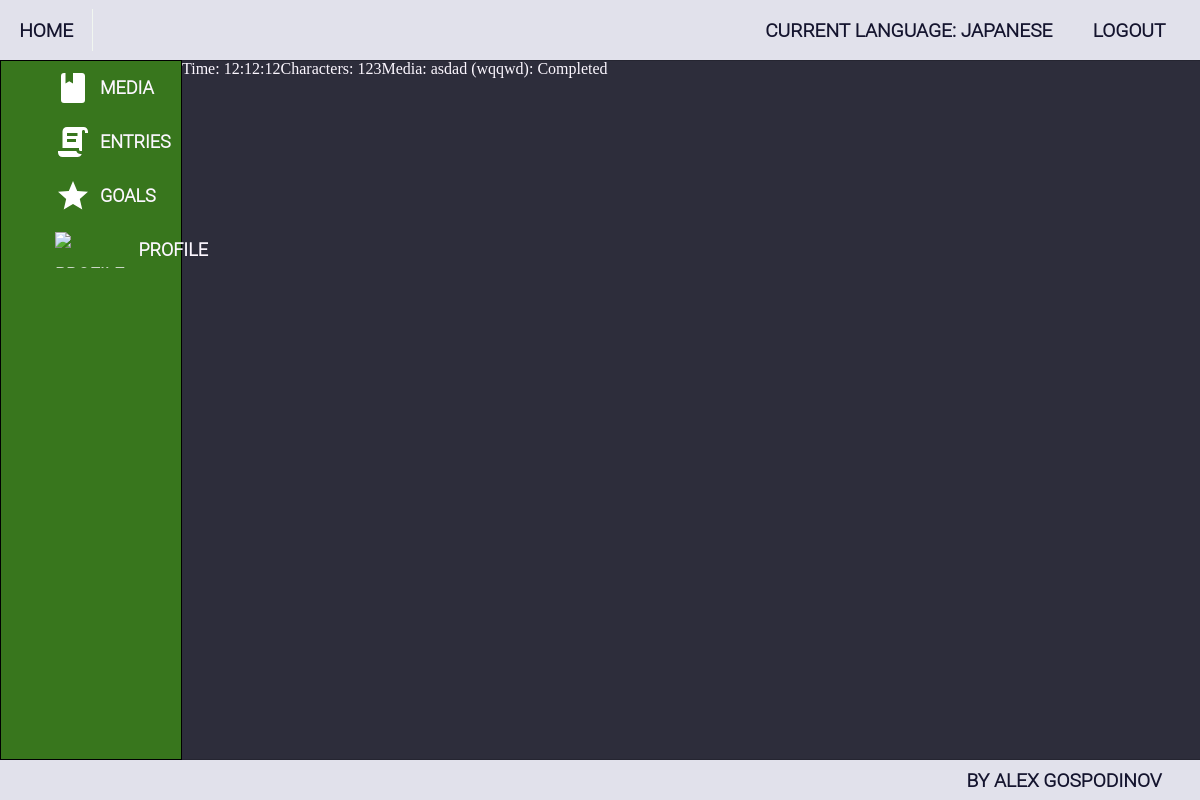
/entries/reading/6/details/ (signed in), run on the app's committed database.
### ImmersionTracker/accounts/models.py (models this page shows, shortened)
class ImmersionTrackerUser(auth_models.AbstractBaseUser, auth_models.PermissionsMixin):
    MAX_EMAIL_LENGTH = 150
    MAX_FIRST_NAME_LENGTH = 150
    MAX_LAST_NAME_LENGTH = 150
    email = models.EmailField(
        _("email address"),
        max_length=MAX_EMAIL_LENGTH,
        unique=True,
        error_messages={
            "unique": _("A user with that email already exists."),
        },
    )
    first_name = models.CharField(_("first name"), max_length=MAX_FIRST_NAME_LENGTH, blank=True)
    last_name = models.CharField(_("last name"), max_length=MAX_LAST_NAME_LENGTH, blank=True)
    is_staff = models.BooleanField(
        _("staff status"),
        default=False,
        help_text=_("Designates whether the user can log into this admin site."),
    )
    is_active = models.BooleanField(
        _("active"),
        default=True,
        help_text=_(
            "Designates whether this user should be treated as active. "
            "Unselect this instead of deleting accounts."
        ),
    )
    date_joined = models.DateTimeField(_("date joined"), default=timezone.now)
    object = ImmersionTrackerUserManager()
    USERNAME_FIELD = 'email'

class Profile(models.Model):
    NICKNAME_MAX_LENGTH = 20
    nickname = models.CharField(
        max_length=NICKNAME_MAX_LENGTH,
        blank=True,
        null=True,
    )
    current_language = models.ForeignKey('languages.Language', on_delete=models.SET_NULL, blank=True, null=True)
    user = models.OneToOneField(
        ImmersionTrackerUser,
        on_delete=models.CASCADE,
        related_name='profile',
        primary_key=True,
    )

### ImmersionTracker/languages/models.py (models this page shows, shortened)
class Language(HasOwnerProfile, models.Model):
    LANGUAGE_NAME_MAX_LENGTH = 20
    name = models.CharField(
        max_length=LANGUAGE_NAME_MAX_LENGTH,
        null=False,
        blank=False,
    )

### ImmersionTracker/immersion_entries/models.py (models this page shows, shortened)
class BaseEntry(HasOwnerProfile, HasLanguage, models.Model):
    time_length = models.DurationField()
    created_on = models.DateField(
        auto_now_add=True,
    )
    edited_on = models.DateField(
        auto_now=True,
    )
    class Meta:
        abstract = True

class ReadingEntry(BaseEntry):
    char_length = models.IntegerField(
        default=None,
        null=True,
        blank=True,
    )
    media = models.ForeignKey(
        ReadingMedia,
        on_delete=models.DO_NOTHING,
        related_name='entries',
    )

### ImmersionTracker/media/models.py (models this page shows, shortened)
class BaseMedia(HasOwnerProfile, HasLanguage, models.Model):
    NAME_MAX_LENGTH = 30
    TYPE_MAX_LENGTH = 20
    name = models.CharField(
        max_length=NAME_MAX_LENGTH,
        blank=False,
        null=False,
    )
    type = models.CharField(
        max_length=TYPE_MAX_LENGTH,
        blank=False,
        null=False,
    )
    link = models.URLField(
        blank=True,
        null=True,
    )
    def __str__(self):
        return f"{self.name} ({self.type}): {self.status}"
    class Meta:
        abstract = True

class ReadingMedia(BaseMedia):
    STATUS_MAX_LENGTH = 10
    STATUS_READING = 'Reading'
    STATUS_COMPLETED = 'Completed'
    STATUS_ONHOLD = 'On Hold'
    STATUS_DROPPED = 'Dropped'
    STATUS_CHOICES = (
        (STATUS_READING, STATUS_READING),
        (STATUS_COMPLETED, STATUS_COMPLETED),
        (STATUS_ONHOLD, STATUS_ONHOLD),
        (STATUS_DROPPED, STATUS_DROPPED),
    )
    status = models.CharField(
        max_length=STATUS_MAX_LENGTH,
        choices=STATUS_CHOICES,
    )

### ImmersionTracker/immersion_entries/views.py (the view)
# urls.py: path('<int:pk>/details/', ReadingEntryDetailsView.as_view(), name='reading_entry_details'),
class ReadingEntryDetailsView(LoginRequiredMixin, QuerysetByProfileAndLanguageMixin, views.DetailView):
    template_name = 'immersion_entries/reading/reading_entry_details.html'
    current_model = ReadingEntry

### ImmersionTracker/core/mixins.py (called while the page is built)
    def dispatch(self, request, *args, **kwargs):
        if not get_current_language(request):
            return redirect('no_current_language')
        return super().dispatch(request, *args, **kwargs)

    def get_queryset(self):
        queryset = self.current_model.objects.filter(user_profile=get_current_profile(self.request),
                                                     language=get_current_language(self.request))
        return queryset

### ImmersionTracker/utils.py (called while the page is built)
def get_current_profile(request):
    return Profile.objects.get(user_id=request.user.id)

def get_current_language(request):
    return get_current_profile(request).current_language

### templates/immersion_entries/reading/reading_entry_details.html
{% extends 'base.html' %}
{% block main_content %}
    <div>Time: {{ object.time_length }}</div>
    <div>Characters: {{ object.char_length }}</div>
    <div>Media: {{ object.media }}</div>
{% endblock %}

### templates/base.html (shortened to what this page needs)
{% load static %}
<!DOCTYPE html>
<html lang="en">
<head>
    <link rel="stylesheet" href="{% static 'style/style.css' %}">
</head>
<body>
    <header>
        <div class="go-to-index-btn">
            <a href="{% url 'index' %}"> Home </a>
        </div>
        <div class="navigation">
            <ul class="header-nav logout-and-language">
                {% if request.user.is_authenticated %}
                    <li><a href="{% url 'languages_index' %}">Current Language:
                        {% if request.user.profile.current_language %}
                            {{ request.user.profile.current_language.name }}
                        {% else %}
                            None
                        {% endif %}
                        </a>
                    </li>
                    <li><a href="{% url 'logout' %}"> Logout </a></li>
                {% else %}
                    <li><a href="{% url 'login' %}"> Log In </a></li>
                    <li><a href="{% url 'register_account' %}"> Register </a></li>
                {% endif %}
            </ul>
        </div>
    </header>
    <div class="base-wrapper">
    <div class="sidebar">
        <ul class="sidebar-buttons">
            {% if request.user.is_authenticated %}
                <li class="sidebar-button">
                    <div class="sidebar-button-wrapper">
                        <img class="sidebar-icon" src="{% static 'icons/media.svg' %}" alt="media-icon">
                        <div class="sidebar-button-link">
                            <a href="{% url 'all_media' %}">media</a>
                        </div>
                    </div>
                </li>
                <li class="sidebar-button">
                    <div class="sidebar-button-wrapper">
                        <img class="sidebar-icon" src="{% static 'icons/entry_text.svg' %}" alt="entry-icon">
                        <div class="sidebar-button-link">
                            <a href="{% url 'all_entries' %}">entries</a>
                        </div>
                    </div>
                </li>
                <li class="sidebar-button">
                    <div class="sidebar-button-wrapper">
                        <img class="sidebar-icon" src="{% static 'icons/goal.svg' %}" alt="goal-icon">
                        <div class="sidebar-button-link">
                            <a href="{% url 'all_goals' %}">goals</a>
                        </div>
                    </div>
                </li>
                <li class="sidebar-button">
                    <div class="sidebar-button-wrapper">
                        <img class="sidebar-icon" src="{% static 'icons/profile.svg' %}" alt="profile-icon">
                        <div class="sidebar-button-link">
                            <a href="{% url 'profile_details' pk=request.user.id %}">profile</a>
                        </div>
                    </div>
                </li>
            {% endif %}
        </ul>
    </div>
        {% block main_content %}
        {% endblock %}
    </div>
    <footer class="footer">
        <p class="credit">By Alex Gospodinov</p>
    </footer>
</body>
</html>

### staticfiles/style/main.css (style rules this page uses)
body { background-color: #2d2d3b; color: #FCF7FF; height: 100vh; margin: 0; padding: 0; display: flex; flex-direction: column; }
a { color: inherit; text-decoration: none; }
.base-wrapper { flex: 1; display: flex; }
html { overflow: hidden; }

### staticfiles/style/header_footer_and_sidebar.css (style rules this page uses)
header, footer { background-color: #e1e1eb; color: #14142e; font-size: larger; font-family: "Roboto Light", sans-serif; font-weight: bold; text-transform: uppercase; height: 60px; box-shadow: 1px 0 1px black; display: flex; flex-direction: row; align-items: center; }
.footer { height: 40px; justify-content: end; padding-right: 2em; }
.navigation { display: flex; flex-direction: row; justify-content: end; flex: 1; }
.header-nav { margin: 1em 0 1em 0; padding: 0 1em 0 1em; list-style-type: none; display: flex; flex-direction: row; gap: 0.5em; }
.header-nav > li { padding: 0.5em 0.8em 0.5em 0.8em }
.go-to-index-btn { flex: 0; padding: 0.5em 1em 0.5em 1em; margin-right: 0.5em; border-right: 0.1em solid #f1f6f0; }
.sidebar { width: 15%; flex-shrink: 0; background-color: #38761d; border: 1px solid black; font-size: large; font-family: "Roboto Light", sans-serif; font-weight: bold; }
.sidebar > ul { list-style-type: none; text-transform: uppercase; }
.sidebar-button-wrapper { display: flex; align-items: center; gap: 0.5em; }
.sidebar-button-wrapper > img { box-sizing: border-box; height: 2em; padding-left: 3em; }
.sidebar-button { width: 100%; height: 3em; line-height: 3em; text-align: center; }
ul { padding: 0; margin: 0; }

### data on the page
ImmersionTrackerUser: user.profile.current_language.name "JAPANESE"
ReadingEntry: time_length "12:12:12", char_length "123", media "asdad (wqqwd): Completed"
